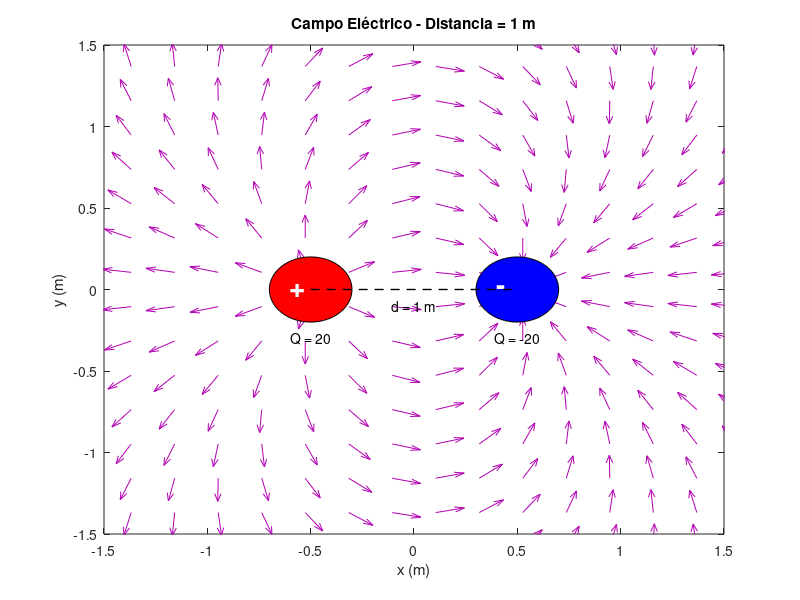

Recreate this plot in MATLAB.
function visualizarDipolo(d, Qp, Qn)
% Valores predeterminados si no se proporcionan
if nargin < 1
    d = 1;           % Distancia predeterminada entre partículas
end
if nargin < 2
    Qp = +20;        % Carga positiva predeterminada
end
if nargin < 3
    Qn = -20;        % Carga negativa predeterminada
end

% Parámetros de visualización
N = 20;             % Número de puntos en la malla
lim = 2;            % Límites de visualización
a = 0.4;            % Tamaño de las partículas

% Crear grid
x = linspace(-lim, lim, N);
y = linspace(-lim, lim, N);
[xG, yG] = meshgrid(x, y);

% Posiciones de las partículas (simétricas respecto al origen)
xCp = -d/2;  yCp = 0;    % Partícula positiva
xCn = d/2;   yCn = 0;    % Partícula negativa

% Constante física
kC = 9e9;               % Constante de Coulomb (1/4πε₀)

% Cálculo del campo eléctrico para la carga positiva
Rx_p = xG - xCp;
Ry_p = yG - yCp;
R_p = sqrt(Rx_p.^2 + Ry_p.^2).^3;
Ex_p = kC * Qp * Rx_p ./ R_p;
Ey_p = kC * Qp * Ry_p ./ R_p;

% Cálculo del campo eléctrico para la carga negativa
Rx_n = xG - xCn;
Ry_n = yG - yCn;
R_n = sqrt(Rx_n.^2 + Ry_n.^2).^3;
Ex_n = kC * Qn * Rx_n ./ R_n;
Ey_n = kC * Qn * Ry_n ./ R_n;

% Campo eléctrico total (suma de ambas contribuciones)
Ex = Ex_p + Ex_n;
Ey = Ey_p + Ey_n;
E = sqrt(Ex.^2 + Ey.^2);

% Vectores unitarios para la dirección del campo
u = Ex ./ E;
v = Ey ./ E;

% Crear figura
figure('Name', 'Campo Eléctrico de un Dipolo');

% Graficar el campo eléctrico con vectores
h = quiver(xG, yG, u, v, 'autoscalefactor', 0.5);
set(h, 'color', [0.7 0 0.7]);
title(['Campo Eléctrico - Distancia = ', num2str(d), ' m']);
axis([-1.5 1.5 -1.5 1.5]);
xlabel('x (m)');
ylabel('y (m)');
box on;
hold on;

% Determinar colores según la carga (rojo para positiva, azul para negativa)
colorP = [1 0 0];  % Rojo para carga positiva
colorN = [0 0 1];  % Azul para carga negativa

% Dibujar la primera partícula
h_p = rectangle('Position', [xCp - a/2, yCp - a/2, a, a], 'Curvature', [1 1]);
if Qp > 0
    set(h_p, 'FaceColor', colorP, 'EdgeColor', [0 0 0]);
    text(xCp-0.1, yCp, '+', 'Color', 'white', 'FontSize', 20, 'FontWeight', 'bold');
else
    set(h_p, 'FaceColor', colorN, 'EdgeColor', [0 0 0]);
    text(xCp-0.1, yCp, '-', 'Color', 'white', 'FontSize', 20, 'FontWeight', 'bold');
end

% Dibujar la segunda partícula
h_n = rectangle('Position', [xCn - a/2, yCn - a/2, a, a], 'Curvature', [1 1]);
if Qn > 0
    set(h_n, 'FaceColor', colorP, 'EdgeColor', [0 0 0]);
    text(xCn-0.1, yCn, '+', 'Color', 'white', 'FontSize', 20, 'FontWeight', 'bold');
else
    set(h_n, 'FaceColor', colorN, 'EdgeColor', [0 0 0]);
    text(xCn-0.1, yCn, '-', 'Color', 'white', 'FontSize', 20, 'FontWeight', 'bold');
end

% Añadir línea entre partículas para mostrar la distancia
plot([xCp, xCn], [yCp, yCn], 'k--', 'LineWidth', 1);
text(0, -0.1, ['d = ', num2str(d), ' m'], 'HorizontalAlignment', 'center');

% Añadir información sobre las cargas
text(xCp, yCp-0.3, ['Q = ', num2str(Qp)], 'HorizontalAlignment', 'center');
text(xCn, yCn-0.3, ['Q = ', num2str(Qn)], 'HorizontalAlignment', 'center');

hold off;
end


visualizarDipolo(1.2, 15, -15);
